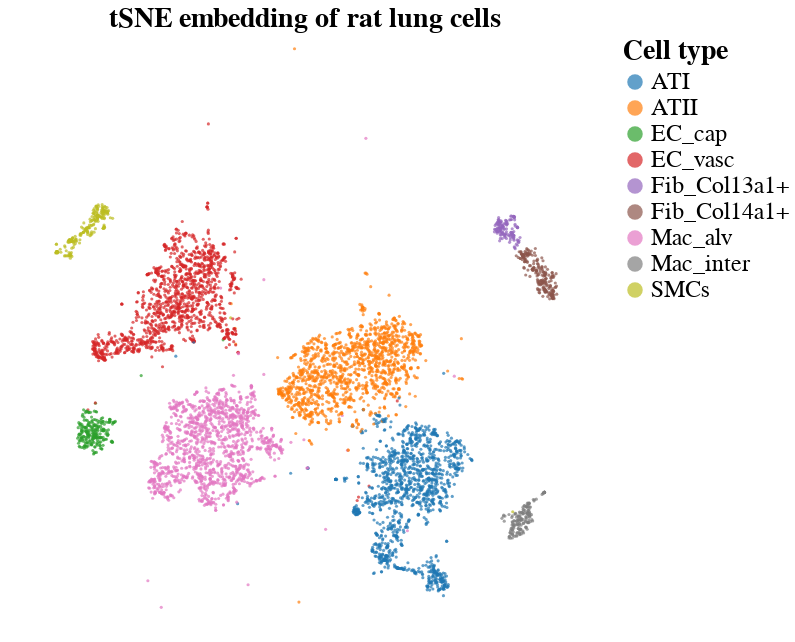

The cell this chart's notebook holds for it:
### Markdown cell above
For demonstration purposes, you can visualize the data using the pre-computed [tSNE](#https://www.jmlr.org/papers/volume9/vandermaaten08a/vandermaaten08a.pdf) coordinates in the Seurat object. Note that tSNE was run on the entire data, but only the cells of the selected types are shown here.

### Code cell
#---Plot the UMAP embedding of the learned BAE latent representation colored by the cluster labels:
vegascatterplot(tSNE_embedding, celltypes; 
    path=figurespath * "ratLung_data_tSNE.png",
    legend_title="Cell type",
    Title="tSNE embedding of rat lung cells",
    color_field="labels:o",
    scheme="category10",
    domain_mid=nothing,
    range=nothing,
    save_plot=true,
    marker_size="10"
)

### Figure 1 — Vega-Lite specification as saved in the notebook (floating-point values rounded to 4 significant figures; data arrays with more than 128 entries replaced by an {"elided": "..."} marker saying what was removed)
{"config": {"view": {"stroke": null}}, "data": {"values": {"elided": "6349 records"}}, "encoding": {"color": {"field": "labels", "legend": {"gradientLength": 200, "gradientThickness": 20, "labelFontSize": 24, "symbolSize": 240, "title": "Cell type", "titleFontSize": 28}, "scale": {"scheme": "category10"}, "type": "ordinal"}, "x": {"axis": null, "field": "Embedding1", "type": "quantitative"}, "y": {"axis": null, "field": "Embedding2", "type": "quantitative"}}, "height": 600, "mark": {"filled": "true", "size": "10", "type": "point"}, "title": {"fontSize": 28, "text": "tSNE embedding of rat lung cells"}, "width": 600}
